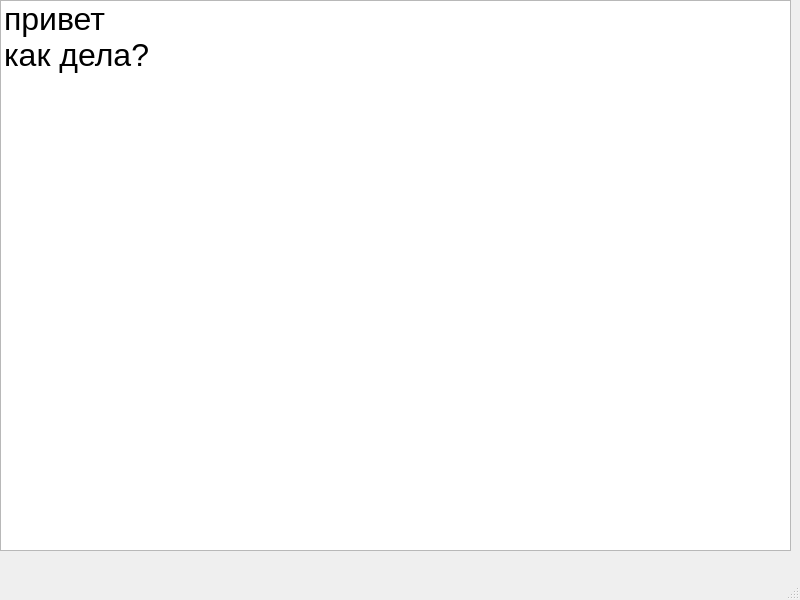
<?xml version="1.0" encoding="UTF-8"?>
<ui version="4.0">
 <class>MainWindow</class>
 <widget class="QMainWindow" name="MainWindow">
  <property name="geometry">
   <rect>
    <x>0</x>
    <y>0</y>
    <width>800</width>
    <height>600</height>
   </rect>
  </property>
  <property name="windowTitle">
   <string>MainWindow</string>
  </property>
  <widget class="QWidget" name="centralwidget">
   <widget class="QListWidget" name="listWidget">
    <property name="geometry">
     <rect>
      <x>0</x>
      <y>0</y>
      <width>791</width>
      <height>551</height>
     </rect>
    </property>
    <property name="font">
     <font>
      <pointsize>24</pointsize>
     </font>
    </property>
    <item>
     <property name="text">
      <string>привет</string>
     </property>
    </item>
    <item>
     <property name="text">
      <string>как дела?</string>
     </property>
    </item>
   </widget>
  </widget>
  <widget class="QMenuBar" name="menubar">
   <property name="geometry">
    <rect>
     <x>0</x>
     <y>0</y>
     <width>800</width>
     <height>26</height>
    </rect>
   </property>
  </widget>
  <widget class="QStatusBar" name="statusbar"/>
 </widget>
 <resources/>
 <connections/>
</ui>
